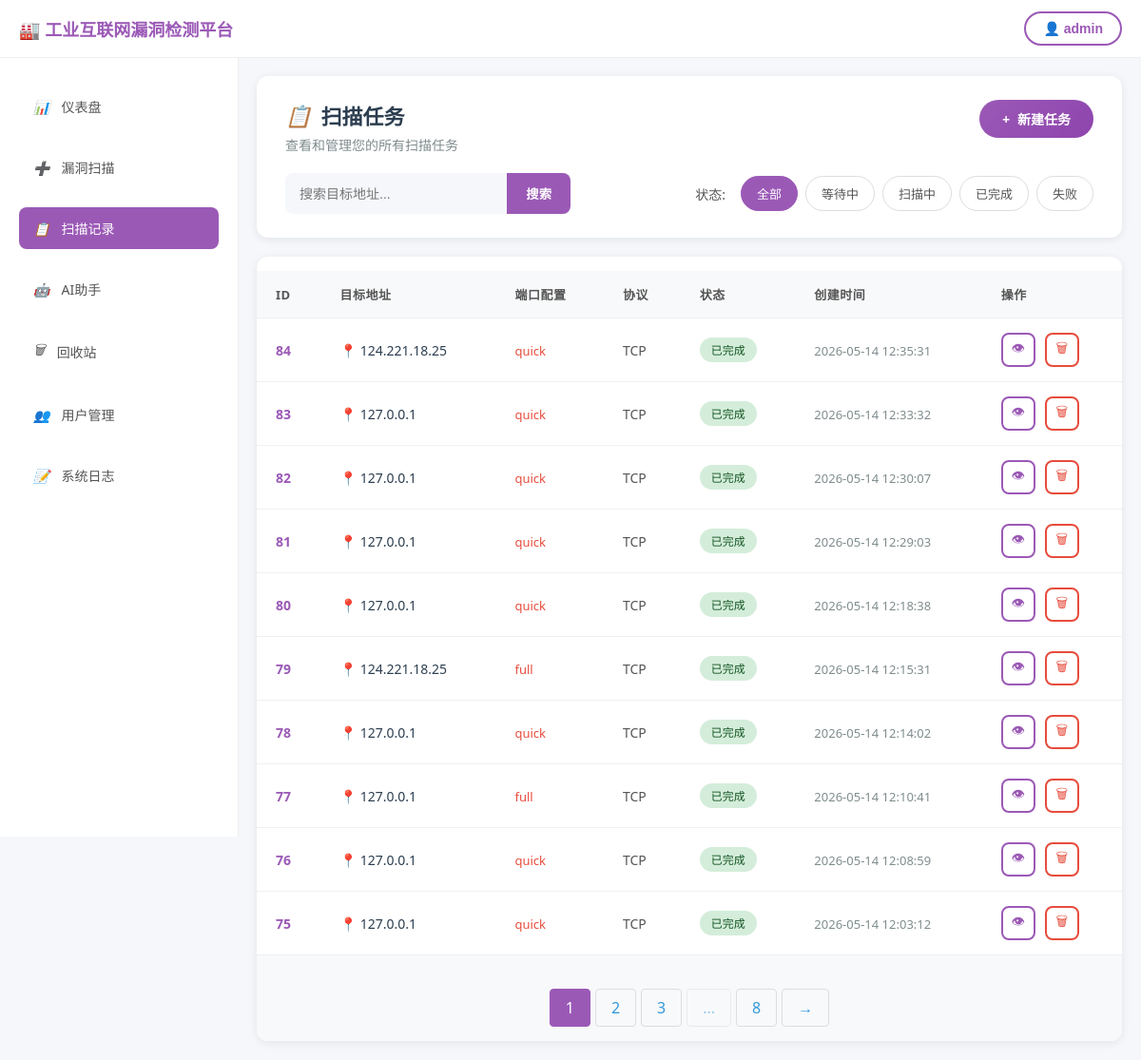
Page /tasks (signed in) on the committed database.
### models.py (models this page shows, shortened)
class ScanTask(db.Model):
    __tablename__ = 'scan_tasks'
    id = db.Column(db.Integer, primary_key=True)
    user_id = db.Column(db.Integer, db.ForeignKey('users.id'), nullable=False, comment='用户ID')
    target_ip = db.Column(db.String(255), nullable=False, comment='目标IP/域名')
    ports_config = db.Column(db.String(500), default='1-1000', comment='端口配置')
    status = db.Column(db.String(20), default='pending', comment='状态: pending/running/completed/failed')
    protocol = db.Column(db.String(10), default='tcp', comment='协议: tcp/udp')
    web_scan = db.Column(db.Boolean, default=False, comment='是否启用Web漏洞扫描')
    vuln_type = db.Column(db.String(20), default='protocol', comment='漏洞类型: protocol/system/application')
    result_json = db.Column(db.Text, comment='扫描结果JSON')
    ai_summary = db.Column(db.Text, comment='AI生成的摘要')
    pdf_path = db.Column(db.String(500), comment='PDF报告路径')
    created_at = db.Column(db.DateTime, default=datetime.utcnow, comment='创建时间')
    completed_at = db.Column(db.DateTime, comment='完成时间')
    is_deleted = db.Column(db.Boolean, default=False, comment='是否已删除(回收站)')
    deleted_at = db.Column(db.DateTime, comment='删除时间')
    vulnerabilities = db.relationship('Vulnerability', backref='task', lazy='dynamic', cascade='all, delete-orphan')
    def get_status_text(self):
        status_map = {
            'pending': '等待中',
            'running': '扫描中',
            'completed': '已完成',
            'failed': '失败'
        }
        return status_map.get(self.status, '未知')

### app.py (the view)
@app.route('/tasks')
@login_required
def tasks():
    user_id = session['user_id']
    is_admin = session.get('role') == 'admin'
    page = request.args.get('page', 1, type=int)
    status_filter = request.args.get('status', '')
    search_query = request.args.get('search', '').strip()
    if is_admin:
        query = ScanTask.query.filter_by(is_deleted=False)
    else:
        query = ScanTask.query.filter_by(user_id=user_id, is_deleted=False)
    if search_query:
        query = query.filter(ScanTask.target_ip.like(f'%{search_query}%'))
    if status_filter:
        query = query.filter_by(status=status_filter)
    pagination = query.order_by(ScanTask.created_at.desc()).paginate(page=page, per_page=10)
    return render_template('user/tasks.html', pagination=pagination, status_filter=status_filter, search_query=search_query)

### app.py (called while the page is built)
def login_required(f):
    @wraps(f)
    def decorated_function(*args, **kwargs):
        if 'user_id' not in session:
            flash('请先登录', 'warning')
            return redirect(url_for('login'))
        return f(*args, **kwargs)
    return decorated_function

### templates/user/tasks.html (shortened to what this page needs)
{% extends "base.html" %}
{% block content %}
<div class="page-header">
    <div class="header-content">
        <div class="title-section">
            <h1><i>📋</i>扫描任务</h1>
            <p>查看和管理您的所有扫描任务</p>
        </div>
        <a href="{{ url_for('scan') }}" class="btn-new">
            <i>+</i> 新建任务
        </a>
    </div>
    <div class="search-section">
        <div class="search-box">
            <input type="text" name="search" placeholder="搜索目标地址..." value="{{ search_query or '' }}">
            <button onclick="document.querySelector('form').submit()">搜索</button>
        </div>
        <div class="status-filter">
            <label>状态:</label>
            <button {% if not status_filter %}class="active"{% endif %} onclick="location.href='{{ url_for('tasks', search=search_query) }}'">全部</button>
            <button {% if status_filter == 'pending' %}class="active"{% endif %} onclick="location.href='{{ url_for('tasks', status='pending', search=search_query) }}'">等待中</button>
            <button {% if status_filter == 'running' %}class="active"{% endif %} onclick="location.href='{{ url_for('tasks', status='running', search=search_query) }}'">扫描中</button>
            <button {% if status_filter == 'completed' %}class="active"{% endif %} onclick="location.href='{{ url_for('tasks', status='completed', search=search_query) }}'">已完成</button>
            <button {% if status_filter == 'failed' %}class="active"{% endif %} onclick="location.href='{{ url_for('tasks', status='failed', search=search_query) }}'">失败</button>
        </div>
    </div>
</div>
<div class="task-card">
    {% if pagination.items %}
    <table class="task-table">
        <tr>
            <th>ID</th>
            <th>目标地址</th>
            <th>端口配置</th>
            <th>协议</th>
            <th>状态</th>
            <th>创建时间</th>
            <th>操作</th>
        </tr>
        {% for task in pagination.items %}
        <tr>
            <td><span class="task-id">{{ task.id }}</span></td>
            <td><span class="task-url">📍 {{ task.target_ip }}</span></td>
            <td><span class="port-config">{{ task.ports_config[:20] }}{{ '...' if task.ports_config|length > 20 else '' }}</span></td>
            <td><span class="protocol">{{ task.protocol.upper() }}</span></td>
            <td><span class="status-badge status-{{ task.status }}">
                {{ task.get_status_text() }}
            </span></td>
            <td><span class="task-time">{{ task.created_at.strftime('%Y-%m-%d %H:%M:%S') }}</span></td>
            <td>
                <div class="task-actions">
                    <button class="btn-view" title="查看详情" onclick="location.href='{{ url_for('task_detail', task_id=task.id) }}'">👁</button>
                    <button class="btn-delete" title="删除" onclick="confirmDelete({{ task.id }})">🗑</button>
                </div>
            </td>
        </tr>
        {% endfor %}
    </table>
    {% if pagination.pages > 1 %}
    <div style="padding: 15px 20px; background: #f8f9fa; border-top: 1px solid #eee;">
        <div class="pagination">
            {% for page_num in pagination.iter_pages(left_edge=1, right_edge=1, left_current=2, right_current=2) %}
                {% if page_num %}
                    {% if page_num == pagination.page %}
                    <a href="#" class="active">{{ page_num }}</a>
                    {% else %}
                    <a href="{{ url_for('tasks', page=page_num, status=status_filter, search=search_query) }}">{{ page_num }}</a>
                    {% endif %}
                {% else %}
                <a href="#" class="disabled" style="cursor: not-allowed; opacity: 0.5;">...</a>
                {% endif %}
            {% endfor %}
            {% if pagination.has_next %}
            <a href="{{ url_for('tasks', page=pagination.next_num, status=status_filter, search=search_query) }}">→</a>
            {% endif %}
        </div>
    </div>
    {% endif %}
    {% else %}
    <div class="empty-state">
        <h3>暂无扫描任务</h3>
        <p>点击右上角按钮开始新扫描</p>
    </div>
    {% endif %}
</div>
{% endblock %}

### templates/base.html (shortened to what this page needs)
<!DOCTYPE html>
<html lang="zh-CN">
<head>
</head>
<body>
    {% if session.get('user_id') %}
    <div class="header-top">
        <div class="logo">
            <span>🏭 工业互联网漏洞检测平台</span>
        </div>
        <div class="user-info">
            <button class="user-btn">👤 {{ session.get('username', '用户') }}</button>
        </div>
    </div>
    <div class="sidebar">
        <ul>
            <li><a href="{{ url_for('dashboard') }}" {% if request.endpoint == 'dashboard' %}class="active"{% endif %}><i>📊</i>仪表盘</a></li>
            <li><a href="{{ url_for('scan') }}" {% if request.endpoint == 'scan' %}class="active"{% endif %}><i>➕</i>漏洞扫描</a></li>
            <li><a href="{{ url_for('tasks') }}" {% if request.endpoint == 'tasks' %}class="active"{% endif %}><i>📋</i>扫描记录</a></li>
            <li><a href="{{ url_for('ai_assistant') }}" {% if request.endpoint == 'ai_assistant' %}class="active"{% endif %}><i>🤖</i>AI助手</a></li>
            <li><a href="{{ url_for('recycle_bin') }}" {% if request.endpoint == 'recycle_bin' %}class="active"{% endif %}><i>🗑</i>回收站</a></li>
            {% if session.get('role') == 'admin' %}
            <li><a href="{{ url_for('admin_users') }}" {% if request.endpoint == 'admin_users' %}class="active"{% endif %}><i>👥</i>用户管理</a></li>
            <li><a href="{{ url_for('admin_logs') }}" {% if request.endpoint == 'admin_logs' %}class="active"{% endif %}><i>📝</i>系统日志</a></li>
            {% endif %}
        </ul>
    </div>
    <div class="content">
        {% block content %}{% endblock %}
    </div>
    {% else %}
    {% block auth_content %}{% endblock %}
    {% endif %}
</body>
</html>

### templates/base.html (style rules this page uses)
body { font-family: 'Segoe UI', Tahoma, Geneva, Verdana, sans-serif; margin: 0; padding: 0; background-color: #f5f7fa; }
.header-top { position: fixed; top: 0; left: 0; right: 0; height: 60px; background: white; border-bottom: 1px solid #eee; display: flex; justify-content: space-between; align-items: center; padding: 0 20px; z-index: 1000; }
.header-top .logo { display: flex; align-items: center; gap: 10px; font-size: 18px; font-weight: 600; color: #9b59b6; }
.header-top .user-info { position: relative; }
.header-top .user-info .user-btn { display: flex; align-items: center; justify-content: center; gap: 8px; background: transparent; border: 2px solid #9b59b6; border-radius: 30px; padding: 8px 18px; color: #9b59b6; font-size: 14px; font-weight: 600; cursor: pointer; transition: all 0.3s; }
.sidebar { width: 250px; height: 100vh; background-color: white; color: #2c3e50; position: fixed; left: 0; top: 60px; padding-top: 20px; border-right: 1px solid #eee; }
.sidebar ul { list-style: none; padding: 0; margin: 0; }
.sidebar li { padding: 10px 20px; }
.sidebar li a { color: #555; text-decoration: none; display: block; transition: all 0.3s; border-radius: 8px; padding: 12px 15px; display: flex; align-items: center; gap: 12px; font-size: 14px; }
.sidebar li a.active { background-color: #9b59b6; color: white; }
.content { margin-left: 250px; padding: 80px 20px 20px; }
.page-header { margin-bottom: 20px; }
.page-header h1 { margin: 0; color: #2c3e50; font-size: 24px; display: flex; align-items: center; gap: 10px; }
.page-header p { margin: 5px 0 0 0; color: #7f8c8d; font-size: 14px; }
table { width: 100%; border-collapse: collapse; margin-top: 15px; }
table th, table td { padding: 12px; text-align: left; border-bottom: 1px solid #eee; }
table th { background-color: #f8f9fa; font-weight: 600; color: #2c3e50; }
.pagination { margin-top: 20px; display: flex; justify-content: center; gap: 5px; }
.pagination a { padding: 8px 16px; text-decoration: none; color: #3498db; border-radius: 4px; border: 1px solid #ddd; }
.pagination .active { background-color: #9b59b6; color: white; border-color: #9b59b6; }

### rows in the picture
ScanTask: id "84", target_ip "124.221.18.25", ports_config "quick", protocol "TCP", get_status_text "已完成", created_at "2026-05-14 12:35:31"
ScanTask: id "83", target_ip "127.0.0.1", ports_config "quick", protocol "TCP", get_status_text "已完成", created_at "2026-05-14 12:33:32"
ScanTask: id "82", target_ip "127.0.0.1", ports_config "quick", protocol "TCP", get_status_text "已完成", created_at "2026-05-14 12:30:07"
ScanTask: id "81", target_ip "127.0.0.1", ports_config "quick", protocol "TCP", get_status_text "已完成", created_at "2026-05-14 12:29:03"
ScanTask: id "80", target_ip "127.0.0.1", ports_config "quick", protocol "TCP", get_status_text "已完成", created_at "2026-05-14 12:18:38"
ScanTask: id "79", target_ip "124.221.18.25", ports_config "full", protocol "TCP", get_status_text "已完成", created_at "2026-05-14 12:15:31"
ScanTask: id "78", target_ip "127.0.0.1", ports_config "quick", protocol "TCP", get_status_text "已完成", created_at "2026-05-14 12:14:02"
ScanTask: id "77", target_ip "127.0.0.1", ports_config "full", protocol "TCP", get_status_text "已完成", created_at "2026-05-14 12:10:41"
ScanTask: id "76", target_ip "127.0.0.1", ports_config "quick", protocol "TCP", get_status_text "已完成", created_at "2026-05-14 12:08:59"
ScanTask: id "75", target_ip "127.0.0.1", ports_config "quick", protocol "TCP", get_status_text "已完成", created_at "2026-05-14 12:03:12"

### other values in the picture
{{ session.get('username', '用户') }} "admin"
{{ page_num }} "1"
{{ page_num }} "2" "3" "8"
